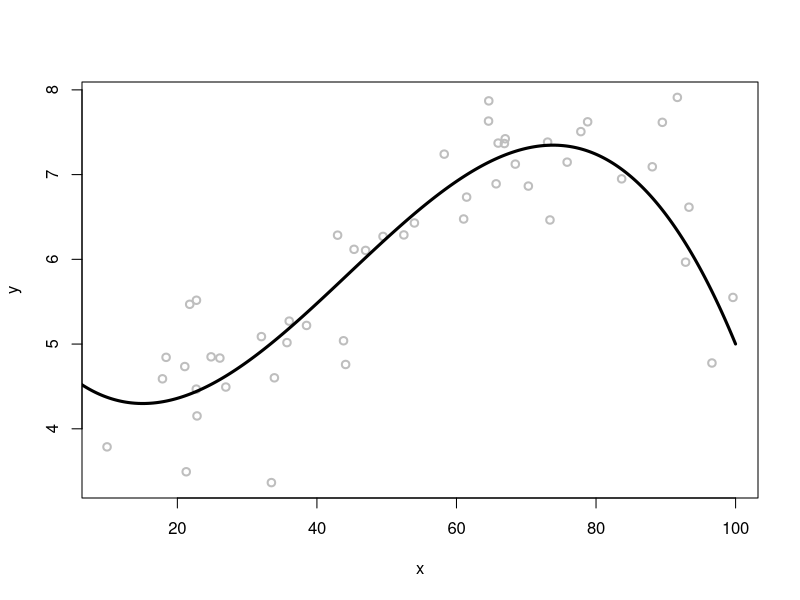
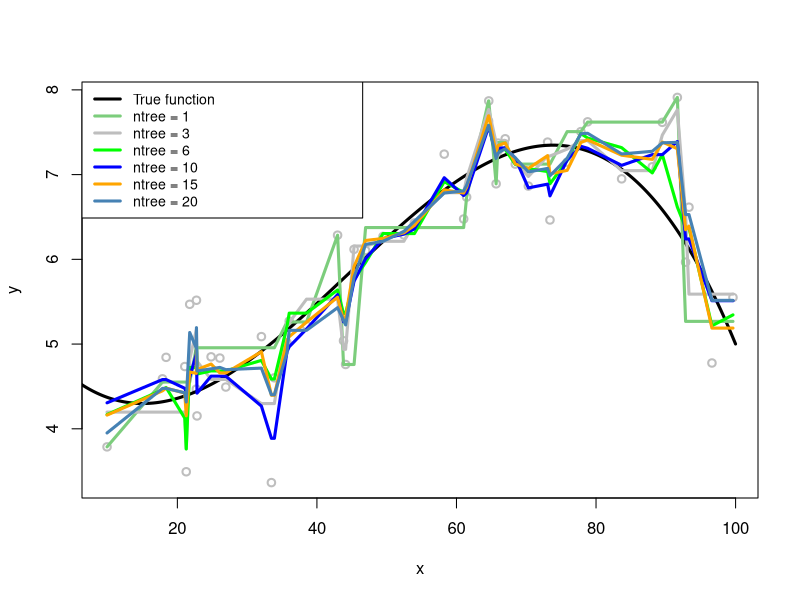
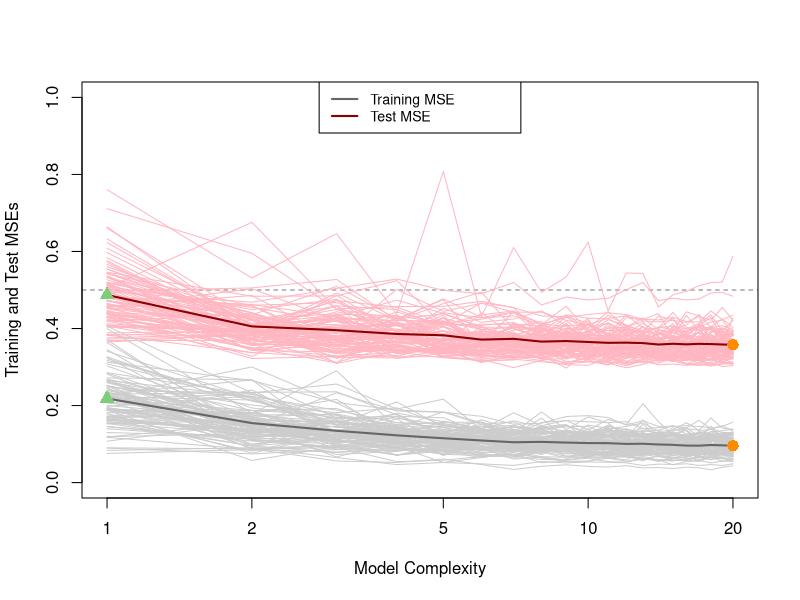
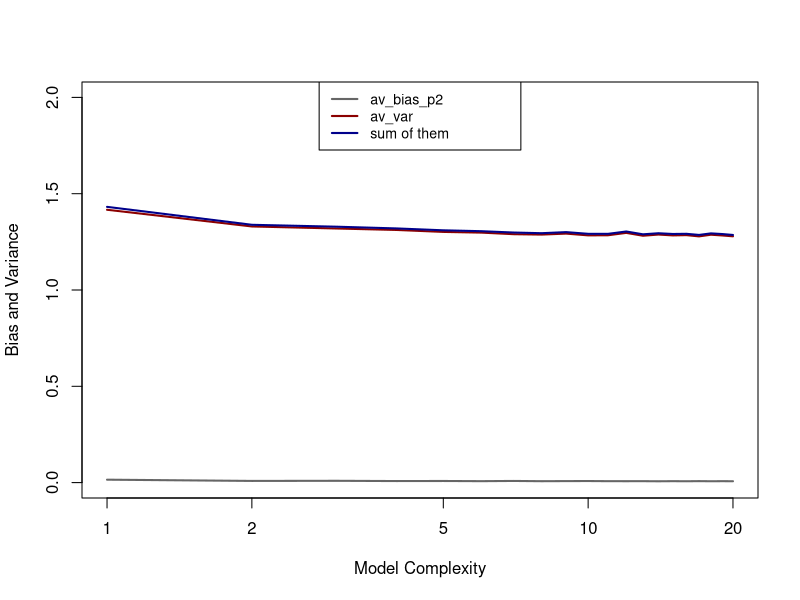

Here is the R script that generated these plots, in order:
setwd("~/final-exam")

seed <- 119
set.seed(seed)

# create the model of true values
true_data <- function(n, beta) {
  x <- sort(runif(n, 0, 100))
  X <- cbind(1, poly(x, degree = (length(beta) - 1), raw = TRUE))
  y <- as.numeric(X %*% beta)
  
  return(data.frame(x = x, y = y))
}

# generate training dataset with noise.
observed_data <- function(n, beta, sigma_eps) {
  eps <- rnorm(n, 0, sigma_eps)
  t_dat <- true_data(n, beta)
  y <- t_dat$y + eps
  
  return(data.frame(x = t_dat$x, y = y))
}

# An example of true model and noisy dataset
library(randomForest)
n_rep <- 100
beta <- c(5, -0.1, 0.004, -3e-05)

n_train <- 50
sigma_eps <- 0.5

n_test <- 10000
t_dat <- true_data(n_test, beta)


# fit the model with eps-regression of svm.
n_df <- 20
df <- 1:n_df
xy <- res <- list()


# using n_rep dataset to train model
for (i in 1:n_rep) {
  xy[[i]] <- observed_data(n_train, beta, sigma_eps)
  res[[i]] <- lapply(df, function(degf) randomForest (y~., data.frame(x = xy[[i]]$x, y = xy[[i]]$y), maxnodes = 30, ntree = degf))
}


# plot true model and training dataset
x <- xy[[1]]$x
y <- xy[[1]]$y

plot(y ~ x, col = "gray", lwd = 2)
lines(t_dat$x, t_dat$y, lwd = 3, col = "black")


# Plot the data
df_1 <- data.frame(x = xy[[1]]$x, y = xy[[1]]$y)

plot(y ~ x, col = "gray", lwd = 2)
lines(t_dat$x, t_dat$y, lwd = 3, col = "black")
lines(x, predict(res[[1]][[1]], df_1), lwd = 3, col = "palegreen3")
lines(x, predict(res[[1]][[3]], df_1), lwd = 3, col = "grey")
lines(x, predict(res[[1]][[6]], df_1), lwd = 3, col = "green")
lines(x, predict(res[[1]][[10]], df_1), lwd = 3, col = "blue")
lines(x, predict(res[[1]][[15]], df_1), lwd = 3, col = "orange")
lines(x, predict(res[[1]][[20]], df_1), lwd = 3, col = "steelblue")
legend(x = "topleft", legend = c("True function", "ntree = 1", "ntree = 3", "ntree = 6", 
                                 "ntree = 10", "ntree = 15", "ntree = 20"), 
       lwd = rep(3, 4), col = c("black", "palegreen3", "grey", "green", "blue", "orange",  "steelblue"), 
       text.width = 32, cex = 0.85)


# test dataset for calculating MSE, bias and variance
xy_test <- observed_data(n_test, beta, sigma_eps) 

# Compute the training and test errors for each model
pred <- t_pred <- list()
mse <- te <- bias_p2 <- variance <- matrix(NA, nrow = n_df, ncol = n_rep)


for (i in 1:n_rep) {
  t_pred[[i]] <- mapply(function(obj) predict(obj, data.frame(x = xy[[i]]$x)), res[[i]])
  t_dat <- as.list(data.frame(t_pred[[i]]))
  mse[, i] <- sapply(t_dat, function(y_hat) mean((xy[[i]]$y - y_hat)^2))
  pred[[i]] <- mapply(function(obj) predict(obj, data.frame(x = xy_test$x)), res[[i]])
  p_dat <- as.list(data.frame(pred[[i]]))
  te[, i] <- sapply(p_dat, function(y_hat) mean((xy_test$y - y_hat)^2))
  bias_p2[, i] <- sapply(p_dat, function(y_hat) mean(mean(y_hat) - xy_test$y)^2)
  variance[, i] <- sapply(p_dat, function(y_hat) mean(var(y_hat)))
}


# Compute the average training and test errors
av_mse <- rowMeans(mse)
av_te <- rowMeans(te)
av_bias_p2 <- rowMeans(bias_p2)
av_var <- rowMeans(variance)


# Plot the errors
plot(df, av_mse, type = "l", lwd = 2, col = gray(0.4), ylab = "Training and Test MSEs", 
     xlab = "Model Complexity", ylim = c(0, 1), log = "x")

abline(h = sigma_eps, lty = 2, lwd = 0.5)

for (i in 1:n_rep) {
  lines(df, te[, i], col = "lightpink")
}

for (i in 1:n_rep) {
  lines(df, mse[, i], col = gray(0.8))
}

lines(df, av_mse, lwd = 2, col = gray(0.4))
lines(df, av_te, lwd = 2, col = "darkred")
points(df[1], av_mse[1], col = "palegreen3", pch = 17, cex = 1.5)
points(df[1], av_te[1], col = "palegreen3", pch = 17, cex = 1.5)
points(df[which.min(av_te)], av_mse[which.min(av_te)], col = "darkorange", pch = 16, cex = 1.5)
points(df[which.min(av_te)], av_te[which.min(av_te)], col = "darkorange", pch = 16, cex = 1.5)
legend(x = "top", legend = c("Training MSE", "Test MSE"), lwd = rep(2, 2), 
       col = c(gray(0.4), "darkred"), text.width = 0.3, cex = 0.85)


# Plot the bias^2 and varianceerrors
plot(df, av_bias_p2, type = "l", lwd = 2, col = gray(0.4), ylab = "Bias and Variance", 
     xlab = "Model Complexity", ylim = c(0, 2), log = "x")
lines(df, av_var, lwd = 2, col = "darkred")
lines(df, av_bias_p2+av_var, lwd = 2, col = "darkblue")
legend(x = "top", legend = c("av_bias_p2", "av_var", "sum of them"), lwd = rep(2, 2), 
       col = c(gray(0.4), "darkred", "darkblue"), text.width = 0.3, cex = 0.85)

